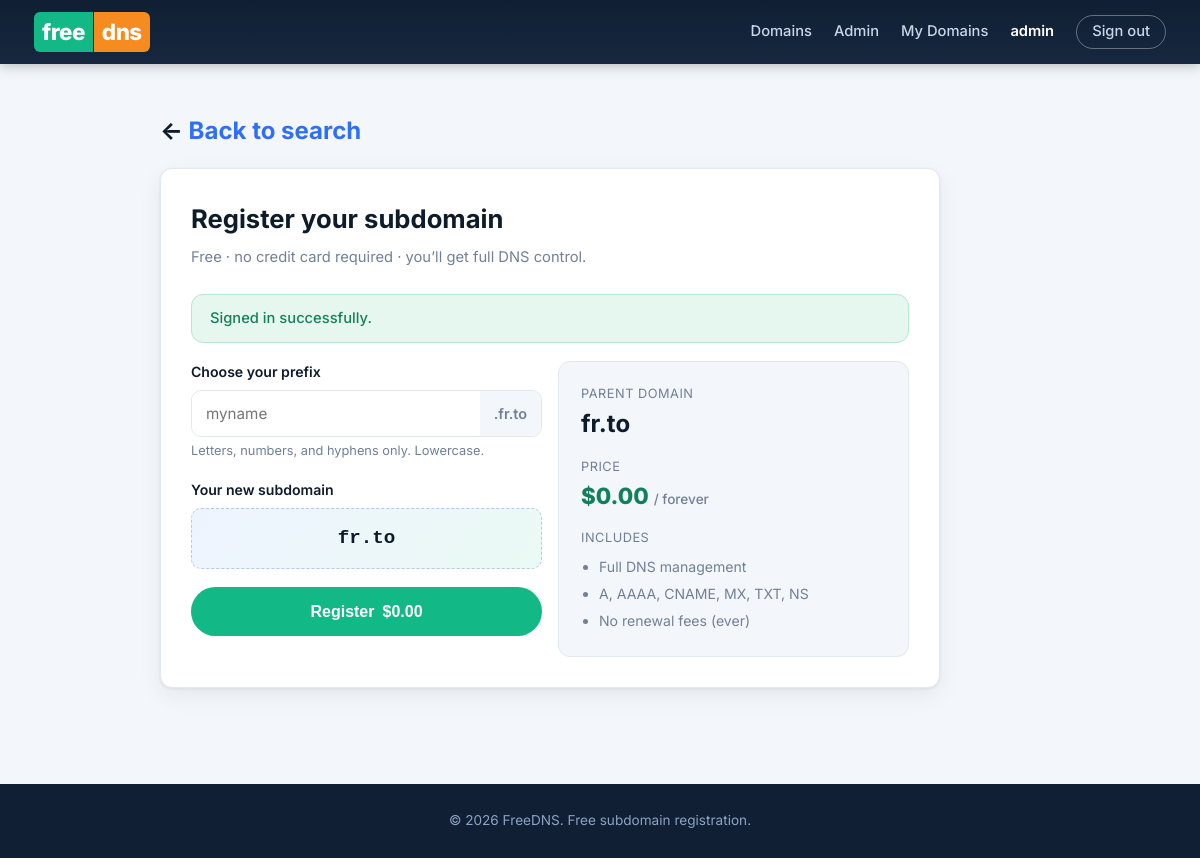
Page /checkout.php?domain=fr.to (signed in) on the committed database.
### tables this page shows
CREATE TABLE IF NOT EXISTS users (
    id            INT UNSIGNED NOT NULL AUTO_INCREMENT,
    username      VARCHAR(50)  NOT NULL,
    email         VARCHAR(190) NOT NULL,
    password_hash VARCHAR(255) NOT NULL,
    is_admin      TINYINT(1)   NOT NULL DEFAULT 0,
    created_at    TIMESTAMP    NOT NULL DEFAULT CURRENT_TIMESTAMP,
    PRIMARY KEY (id),
    UNIQUE KEY uq_users_username (username),
    UNIQUE KEY uq_users_email (email)
);

CREATE TABLE IF NOT EXISTS domains (
    id          INT UNSIGNED NOT NULL AUTO_INCREMENT,
    name        VARCHAR(190) NOT NULL,
    price       DECIMAL(10,2) NOT NULL DEFAULT 0.00,
    description VARCHAR(255)          DEFAULT NULL,
    category    VARCHAR(60)           DEFAULT 'General',
    featured    TINYINT(1)   NOT NULL DEFAULT 0,
    available   TINYINT(1)   NOT NULL DEFAULT 1,
    created_at  TIMESTAMP    NOT NULL DEFAULT CURRENT_TIMESTAMP,
    PRIMARY KEY (id),
    UNIQUE KEY uq_domains_name (name),
    KEY idx_domains_available (available)
);

### includes/db.php (called while the page is built, shortened)
<?php
function db(): PDO {
    static $pdo = null;
    if ($pdo === null) {
        $dsn = 'mysql:host=' . DB_HOST . ';dbname=' . DB_NAME . ';charset=utf8mb4';
        try {
            $pdo = new PDO($dsn, DB_USER, DB_PASS, [
                PDO::ATTR_ERRMODE            => PDO::ERRMODE_EXCEPTION,
                PDO::ATTR_DEFAULT_FETCH_MODE => PDO::FETCH_ASSOC,
                PDO::ATTR_EMULATE_PREPARES   => false,
            ]);
        } catch (PDOException $e) {
            http_response_code(500);
            exit('Database connection failed: ' . htmlspecialchars($e->getMessage()));
        }
    }
    return $pdo;
}

### includes/auth.php (called while the page is built, shortened)
<?php
require_once __DIR__ . '/db.php';
function cur_user(): ?array {
    $st = db()->prepare('SELECT id, username, email, is_admin, created_at FROM users WHERE id = ?');
    $st->execute([$_SESSION['user_id']]);
    $u = $st->fetch();
    return $u;
}

### checkout.php (the view, shortened to what this page needs)
<?php
require_once __DIR__ . '/includes/layout.php';
$domainName = trim($_GET['domain'] ?? '');
$st = db()->prepare('SELECT * FROM domains WHERE name = ? AND available = 1 LIMIT 1');
$st->execute([$domainName]);
$domain = $st->fetch();
$sub = '';
page_header('Register ' . $domain['name'], ['checkout']);
?>
<section class="section">
    <div class="container">
        <div style="max-width:880px;margin:0 auto;">
            <h2 style="margin-bottom:18px;color:var(--nc-ink);">&larr; <a href="<?php echo url('index.php'); ?>" style="color:var(--nc-blue);text-decoration:none;">Back to search</a></h2>
            <div class="card wide">
                <h1>Register your subdomain</h1>
                <div class="sub">Free · no credit card required · you’ll get full DNS control.</div>
                <?php echo flash('welcome', null, 'info') ?: ''; ?>
                <div class="form-row" style="align-items:start;">
                    <div>
                        <div class="form-group">
                            <label for="subdomainInput">Choose your prefix</label>
                            <div class="input-affix">
                                <input type="text" id="subdomainInput" name="subdomain" value="<?php echo e($sub); ?>"
                                       placeholder="myname" autocomplete="off">
                                <span class="affix">.<?php echo e($domain['name']); ?></span>
                            </div>
                            <div class="hint">Letters, numbers, and hyphens only. Lowercase.</div>
                        </div>
                        <div class="form-group">
                            <label>Your new subdomain</label>
                            <div class="subdomain-preview" id="subdomainPreview" data-parent="<?php echo e($domain['name']); ?>">.<?php echo e($domain['name']); ?></div>
                        </div>
                        <?php if (cur_user()): ?>
                            <form method="post" action="<?php echo url('checkout.php?domain=' . urlencode($domain['name'])); ?>" id="checkoutForm">
                                <button type="submit" class="btn btn-primary btn-lg btn-block">Register <strong>&#36;0.00</strong></button>
                            </form>
                        <?php endif; ?>
                    </div>
                    <div style="background:var(--nc-bg);border:1px solid var(--nc-border);border-radius:var(--radius);padding:22px;min-width:250px;">
                        <div class="stat-card" style="box-shadow:none;border:0;background:transparent;padding:0;margin-bottom:14px;">
                            <div class="stat-label">Parent domain</div>
                            <div class="domain-name" style="font-size:1.5rem;font-weight:700;color:var(--nc-ink);"><?php echo e($domain['name']); ?></div>
                        </div>
                        <div class="stat-card" style="box-shadow:none;border:0;background:transparent;padding:0;margin-bottom:14px;">
                            <div class="stat-label">Price</div>
                            <div style="font-size:1.4rem;font-weight:800;color:var(--nc-green);">$<?php echo number_format((float)$domain['price'], 2, '.', ''); ?> <span style="font-size:.85rem;color:var(--nc-muted);font-weight:500;">/ forever</span></div>
                        </div>
                        <div class="stat-card" style="box-shadow:none;border:0;background:transparent;padding:0;">
                            <div class="stat-label">Includes</div>
                            <ul style="font-size:.88rem;color:var(--nc-muted);padding-left:18px;margin-top:6px;line-height:1.9;">
                                <li>Full DNS management</li>
                                <li>A, AAAA, CNAME, MX, TXT, NS</li>
                                <li>No renewal fees (ever)</li>
                            </ul>
                        </div>
                    </div>
                </div>
            </div>
        </div>
    </div>
</section>
<?php
page_footer();

### includes/layout.php (shortened to what this page needs)
<?php
require_once __DIR__ . '/auth.php';
require_once __DIR__ . '/functions.php';
function page_header(string $title = '', array $bodyClass = []): void {
    $u     = cur_user();
    $admin = $u && (int)$u['is_admin'] === 1;
    $bc    = $bodyClass ? ' class="' . e(implode(' ', $bodyClass)) . '"' : '';
    ?>
<!DOCTYPE html>
<html lang="en">
<head>
    <link rel="stylesheet" href="<?php echo url('assets/css/style.css'); ?>">
</head>
<body<?php echo $bc; ?>>
<header class="site-header">
    <div class="container header-inner">
        <a class="brand" href="<?php echo url('index.php'); ?>">
            <span class="brand-mark">free</span><span class="brand-mark-accent">dns</span>
        </a>
        <nav class="main-nav" id="mainNav">
            <a href="<?php echo url('index.php'); ?>">Domains</a>
            <?php if ($admin): ?><a href="<?php echo url('admin/index.php'); ?>">Admin</a><?php endif; ?>
            <?php if ($u): ?>
                <a href="<?php echo url('dashboard.php'); ?>">My Domains</a>
                <a class="nav-user" href="<?php echo url('dashboard.php'); ?>"><?php echo e($u['username']); ?></a>
                <a class="btn btn-sm btn-ghost" href="<?php echo url('logout.php'); ?>">Sign out</a>
            <?php else: ?>
                <a href="<?php echo url('login.php'); ?>">Sign in</a>
                <a class="btn btn-sm btn-primary" href="<?php echo url('register.php'); ?>">Create account</a>
            <?php endif; ?>
        </nav>
    </div>
</header>
<main class="page">
    <?php
}
function page_footer(): void {
    ?>
</main>
<footer class="site-footer">
    <div class="container">
        <p>&copy; <?php echo date('Y'); ?> <?php echo e(SITE_NAME); ?>. Free subdomain registration.</p>
    </div>
</footer>
</body>
</html>
    <?php
}

### assets/css/style.css (style rules this page uses)
:root { --nc-navy: #101f33; --nc-navy-2: #16273f; --nc-navy-3: #213a5c; --nc-teal: #12b886; --nc-teal-d: #0ea472; --nc-orange: #f68b1f; --nc-orange-d:#e07d0f; --nc-blue: #2f6ff5; --nc-ink: #0d1b2a; --nc-text: #2b3a4d; --nc-muted: #718096; --nc-border: #e2e8f0; --nc-bg: #f3f6fb; --nc-white: #ffffff; --nc-red: #e5484d; --nc-green: #12805c; --radius: 12px; --shadow: 0 1px 3px rgba(13,27,42,.08), 0 8px 24px rgba(13,27,42,.06); }
* { margin: 0; padding: 0; box-sizing: border-box; }
html { scroll-behavior: smooth; }
body { font-family: 'Inter', system-ui, -apple-system, 'Segoe UI', Roboto, sans-serif; background: var(--nc-bg); color: var(--nc-text); line-height: 1.6; min-height: 100vh; display: flex; flex-direction: column; }
.container { width: 100%; max-width: 1180px; margin: 0 auto; padding: 0 24px; }
.page { flex: 1; }
.site-header { background: linear-gradient(180deg, var(--nc-navy) 0%, var(--nc-navy-2) 100%); color: #fff; position: sticky; top: 0; z-index: 50; box-shadow: 0 2px 12px rgba(0,0,0,.25); }
.header-inner { display: flex; align-items: center; justify-content: space-between; height: 64px; }
.brand { font-size: 1.4rem; font-weight: 800; letter-spacing: -.5px; text-decoration: none; color: #fff; display: flex; gap: 1px; }
.brand-mark { background: var(--nc-teal); color: #fff; padding: 2px 8px; border-radius: 6px 0 0 6px; }
.brand-mark-accent { background: var(--nc-orange); padding: 2px 8px; border-radius: 0 6px 6px 0; }
.main-nav { display: flex; align-items: center; gap: 22px; }
.main-nav a { color: #c8d6e8; text-decoration: none; font-size: .92rem; font-weight: 500; transition: color .15s; }
.main-nav .nav-user { color: #fff; font-weight: 600; }
.btn { display: inline-flex; align-items: center; justify-content: center; gap: 8px; padding: 10px 22px; border-radius: 999px; border: 1px solid transparent; font-weight: 600; font-size: .92rem; cursor: pointer; text-decoration: none; transition: all .15s ease; line-height: 1.2; white-space: nowrap; }
.btn-sm { padding: 7px 15px; font-size: .85rem; }
.btn-lg { padding: 14px 34px; font-size: 1rem; }
.btn-primary { background: var(--nc-teal); color: #fff; }
.btn-ghost { background: transparent; color: #fff; border-color: rgba(255,255,255,.35); }
.btn-block { width: 100%; }
.section { padding: 48px 0; }
.card { background: #fff; border: 1px solid var(--nc-border); border-radius: var(--radius); box-shadow: var(--shadow); padding: 30px; width: 100%; }
.card.wide { max-width: 780px; }
.card h1 { font-size: 1.6rem; color: var(--nc-ink); margin-bottom: 6px; }
.card .sub { color: var(--nc-muted); font-size: .92rem; margin-bottom: 24px; }
.form-group { margin-bottom: 18px; }
.form-group label { display: block; font-weight: 600; font-size: .88rem; margin-bottom: 6px; color: var(--nc-ink); }
.form-group .hint { font-size: .8rem; color: var(--nc-muted); margin-top: 4px; }
input[type="text"], input[type="email"], input[type="password"], input[type="number"], input[type="url"], input[type="search"], select, textarea { width: 100%; padding: 11px 14px; border: 1px solid var(--nc-border); border-radius: 10px; font-size: .95rem; font-family: inherit; color: var(--nc-ink); background: #fff; transition: border-color .15s, box-shadow .15s; outline: none; }
.input-affix { display: flex; align-items: center; border: 1px solid var(--nc-border); border-radius: 10px; overflow: hidden; background:#fff; }
.input-affix input { border: 0; box-shadow: none !important; border-radius: 0; }
.input-affix .affix { background: var(--nc-bg); color: var(--nc-muted); font-weight: 600; font-size: .9rem; padding: 11px 14px; }
.form-row { display: grid; grid-template-columns: 1fr 1fr; gap: 16px; }
.subdomain-preview { background: linear-gradient(120deg, #eef4ff, #eafaf4); border: 1px dashed #b7c9e8; border-radius: 10px; padding: 14px 18px; font-family: 'Courier New', monospace; font-weight: 700; font-size: 1.2rem; color: var(--nc-ink); text-align: center; min-height: 50px; word-break: break-all; }
.stat-card { background: #fff; border: 1px solid var(--nc-border); border-radius: var(--radius); padding: 20px; box-shadow: var(--shadow); }
.stat-card .stat-label { font-size: .8rem; color: var(--nc-muted); text-transform: uppercase; letter-spacing: .5px; }
.site-footer { background: var(--nc-navy); color: #8ba3c4; margin-top: 48px; }
.site-footer .container { padding-top: 26px; padding-bottom: 26px; text-align: center; font-size: .85rem; }

### rows in the picture
users: username "admin"
domains: name "fr.to", price "0.00"

### other values in the picture
$f['msg'] "Signed in successfully."
SITE_NAME "FreeDNS"
